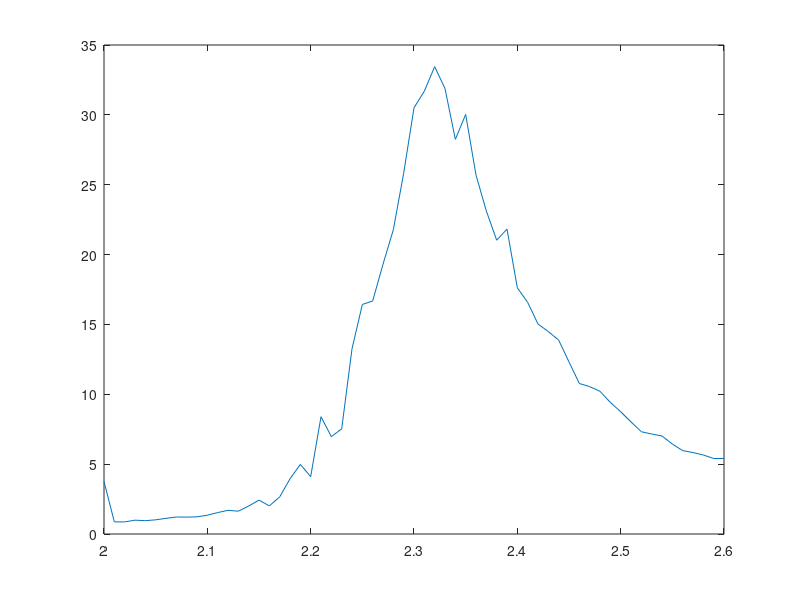

The MATLAB source for this figure:
e_var = [4.37435, 3.49492, 3.53154, 3.73768, 3.87964, 3.91185, 4.08852, 4.2228, 4.41048, 4.46316, 4.67199, 4.78382, 5.12034, 5.2105, 5.53936, 5.781, 5.84645, 6.17493, 6.87098, 7.0056, 7.25102, 8.18668, 8.14863, 8.36772, 9.09267, 9.99892, 10.3551, 10.3598, 10.6967, 10.4936, 10.775, 11.3332, 11.0332, 10.2301, 9.5222, 9.43483, 9.15534, 8.18857, 7.63501, 7.93792, 7.12633, 7.11046, 6.88647, 6.5478, 6.71015, 6.39381, 6.17519, 6.19014, 6.05915, 5.82504, 5.78374, 5.85024, 5.60345, 5.51654, 5.57481, 5.44699, 5.48638, 5.38816, 5.39216, 5.2245, 5.28289, ];
m_var = [7.51084, 1.74493, 1.75175, 2.01055, 1.94778, 2.08175, 2.30744, 2.51842, 2.51022, 2.56751, 2.83016, 3.2367, 3.59469, 3.47784, 4.28994, 5.21397, 4.34926, 5.75186, 8.61788, 10.9068, 9.02744, 18.5532, 15.469, 16.779, 29.6909, 36.9646, 37.6965, 43.8241, 49.66, 59.1304, 70.1608, 73.2185, 77.6087, 74.291, 66.1015, 70.5703, 60.6217, 54.7965, 50.0512, 52.1503, 42.2963, 39.9561, 36.3795, 35.203, 33.8637, 30.1741, 26.5029, 26.0547, 25.3249, 23.4567, 21.8839, 20.1369, 18.4449, 18.1076, 17.8191, 16.4219, 15.2818, 14.9871, 14.59, 13.9982, 14.0532, ];
mean_mag = [0.905476, 0.908369, 0.905633, 0.900562, 0.897077, 0.893246, 0.888915, 0.883499, 0.878545, 0.874829, 0.870057, 0.863551, 0.855938, 0.851236, 0.84417, 0.834765, 0.830889, 0.818791, 0.803905, 0.797929, 0.787463, 0.777155, 0.774903, 0.75115, 0.715378, 0.692622, 0.665698, 0.665045, 0.610416, 0.572872, 0.526617, 0.501616, 0.437463, 0.411869, 0.389815, 0.360138, 0.343818, 0.30723, 0.283547, 0.279783, 0.245501, 0.233513, 0.217165, 0.213031, 0.207236, 0.196264, 0.184474, 0.184302, 0.174474, 0.16963, 0.161601, 0.15362, 0.151888, 0.146712, 0.14216, 0.138858, 0.132791, 0.13027, 0.129219, 0.125778, 0.124537, ];
temperatures = [2, 2.01, 2.02, 2.03, 2.04, 2.05, 2.06, 2.07, 2.08, 2.09, 2.1, 2.11, 2.12, 2.13, 2.14, 2.15, 2.16, 2.17, 2.18, 2.19, 2.2, 2.21, 2.22, 2.23, 2.24, 2.25, 2.26, 2.27, 2.28, 2.29, 2.3, 2.31, 2.32, 2.33, 2.34, 2.35, 2.36, 2.37, 2.38, 2.39, 2.4, 2.41, 2.42, 2.43, 2.44, 2.45, 2.46, 2.47, 2.48, 2.49, 2.5, 2.51, 2.52, 2.53, 2.54, 2.55, 2.56, 2.57, 2.58, 2.59, 2.6, ];
test = e_var./temperatures;
plot(temperatures,m_var./temperatures)
